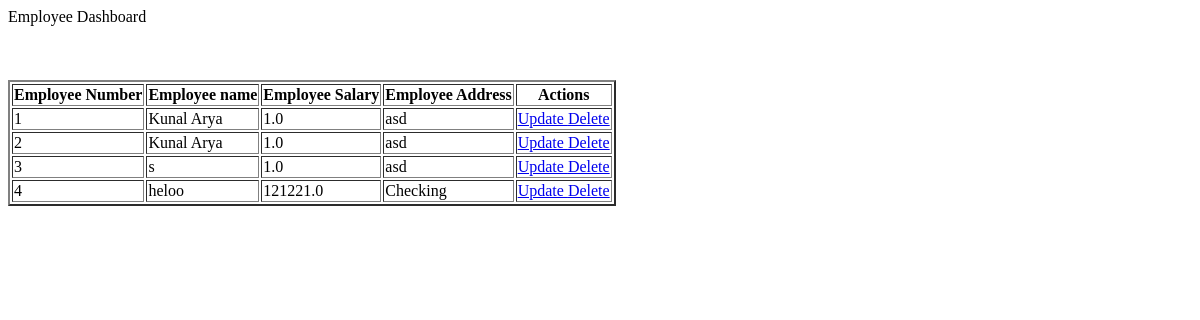
The app's page /crud, older data.
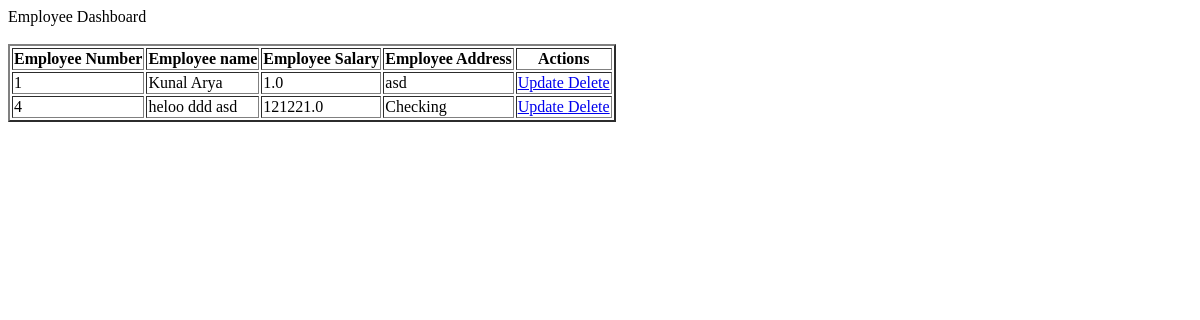
The same page, newer data.
### FirstProject/models.py (models this page shows)
class Employee(models.Model):
    ename = models.CharField( max_length=50)
    esalary = models.FloatField(max_length = 50)
    eadd = models.CharField(max_length = 100)

### FirstProject/view.py (the view)
# urls.py: path('crud', crud, name= 'crud'),
def crud(request):
    e = Employee.objects.all
    return render(request, 'crud.html', {'data':e})

### templates/crud.html (shortened to what this page needs)
<!DOCTYPE html>
<html lang="en">
<head>
</head>
<body>
    Employee Dashboard
    <table border="2">
        <thead>
            <th>Employee Number</th>
            <th>Employee name</th>
            <th>Employee Salary</th>
            <th>Employee Address</th>
            <th>Actions</th>
        </thead>
        {% for i in data %}
        <tr>
        <td>{{i.id}}</td>
        <td>{{i.ename}}</td>
        <td>{{i.esalary}}</td>
        <td>{{i.eadd}}</td>
        <td>
            <a href="/updatedata/{{i.id}}">Update </a>
            <a href="/deletedata/{{i.id}}">Delete</a>
        </td><br>
        </tr>
        {% endfor %}
    </table>
</body>
</html>

Row changes from the older to the newer data that the page shows:
removed Employee: id "2", ename "Kunal Arya", esalary "1.0", eadd "asd"
removed Employee: id "3", ename "s", esalary "1.0", eadd "asd"
changed Employee "Checking": ename "heloo" → "heloo ddd asd"
